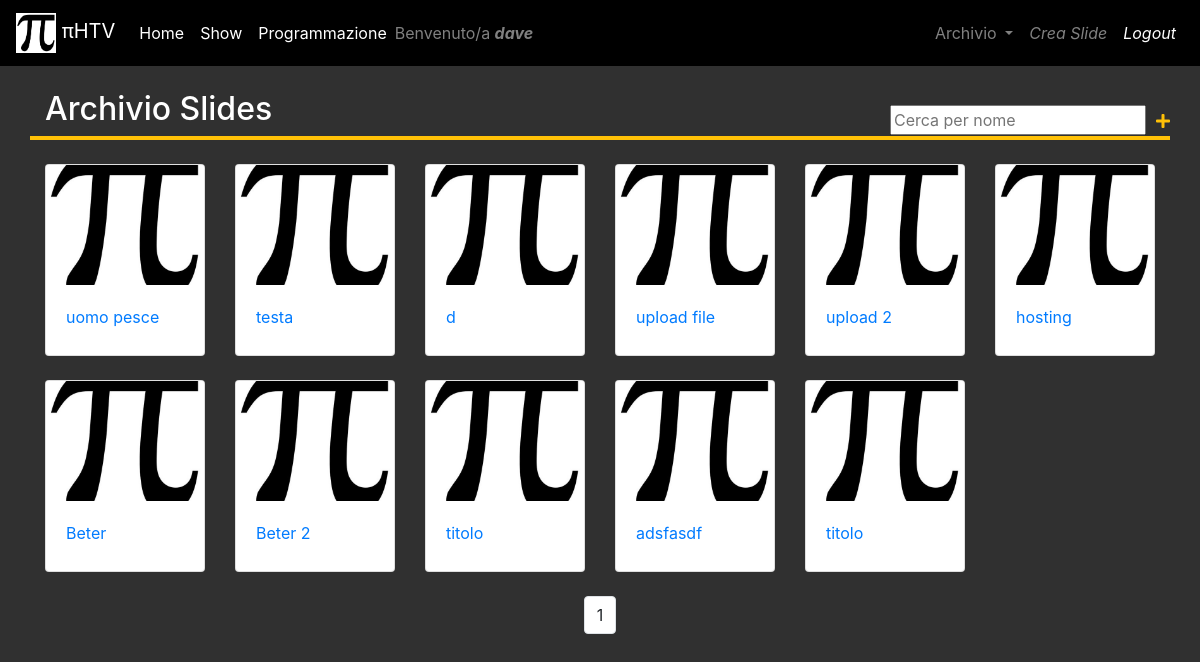
The page /admin/elenco/elenco_slides.php (signed in) on the database its author committed.
### tables this page shows
CREATE TABLE `slides` (
  `id` int(11) NOT NULL,
  `titolo` varchar(128) NOT NULL,
  `testo` varchar(255) DEFAULT NULL,
  `multimedia` varchar(128) DEFAULT NULL,
  `ultima_modifica` timestamp NOT NULL DEFAULT current_timestamp() ON UPDATE current_timestamp(),
  `data_creazione` datetime NOT NULL,
  `durata` time DEFAULT NULL,
  `username` varchar(128) NOT NULL
);

### admin/elenco/elenco_slides.php (the view, shortened to what this page needs)
<?php
require_once "../../assets/config/config.php";
?>
<!DOCTYPE html>
<html lang="en">
<head>
    <link rel="stylesheet" href="https://stackpath.bootstrapcdn.com/bootstrap/4.3.0/css/bootstrap.min.css"
>
    <link rel="stylesheet" href="https://use.fontawesome.com/releases/v5.7.2/css/all.css"
>
</head>
<body style="background-color: #303030">
<?php include("../../assets/include/navbar.php") ?>
<?php
$max_presentazioni = 12;
$pag = intval($_GET['pag'] ?? 0);
$offset = $pag * $max_presentazioni;
$sql = "SELECT * FROM slides";
$sql .= " LIMIT $offset, $max_presentazioni";
$rs = mysqli_query($db, $sql);
$rs2 = mysqli_query($db, "SELECT FOUND_ROWS()");
$max_pag = mysqli_fetch_assoc($rs2)['FOUND_ROWS()'] / $max_presentazioni;
?>
<div class="container">
    <div class="row border-bottom border-warning" style="border-width: 4px !important">
        <h2 class="col text-white">Archivio Slides</h2>
        <form action="elenco_slides.php" method="GET">
          <input type="text" name="search" placeholder="Cerca per nome" style="margin-top:15px; margin-right: 10px">
        </form>
        <a href="../creazione/crea_slide.php"><i style="padding-top:23px;" class="text-warning fas fa-plus"></i></a>
    </div>
    <br>
    <div class="row">
        <?php while ($row = mysqli_fetch_assoc($rs)): ?>
            <div class="col-sm-2">
                <div class="card">
                    <?php
                    $fileExtensions = ['jpeg', 'jpg', 'png', 'mp4'];
                    $temp = explode('.', $row['multimedia']);
                    $fileExtension = strtolower(end($temp));
                    if (!in_array($fileExtension, $fileExtensions) || !isset($row['multimedia']) || !file_exists("../../assets/uploads/{$row['multimedia']}")) {
                        $image = "images/pi.jpg";
                    } else {
                        $image = "uploads/{$row['multimedia']}";
                    }
                    ?>
                    <img class="card-img-top img-fluid" src="../../assets/<?= $image ?>" alt="">
                    <div class="card-body">
                        <a href='../scheda/scheda_slide.php?id_slide=<?= $row['id'] ?>' class="card-text stretched-link"
                           style="white-space: nowrap; overflow: hidden;text-overflow: ellipsis;display: inline-block;max-width: 100%;"><?= $row['titolo'] ?></a>
                    </div>
                </div>
                <br>
            </div>
        <?php endwhile ?>
    </div>
    <div class="row d-flex justify-content-center">
        <ul class="pagination">
          <?php for ($i=0; $i <= $max_pag; $i++): ?>
            <?php if($i != $pag): ?>
                <li class="page-item"><a class="page-link" href="elenco_slides.php?pag=<?=$i?>"><?=$i+1?></a></li>
            <?php else: ?>
                <li class="page-item"><a class="page-link"><?=$i+1?></a></li>
            <?php endif ?>
          <?php endfor ?>
        </ul>
    </div>
</div>
</body>
</html>

### admin/elenco/elenco_slides.php (style rules this page uses)
.card-img-top { width: 100%; height: 10vw; object-fit: cover; }

### rows shown on the page
slides: titolo "uomo pesce"
slides: titolo "testa"
slides: titolo "d"
slides: titolo "upload file"
slides: titolo "upload 2"
slides: titolo "hosting"
slides: titolo "Beter"
slides: titolo "Beter 2"
slides: titolo "titolo"
slides: titolo "adsfasdf"
slides: titolo "titolo"

### other values the page prints
$_SESSION['username'] "dave"
